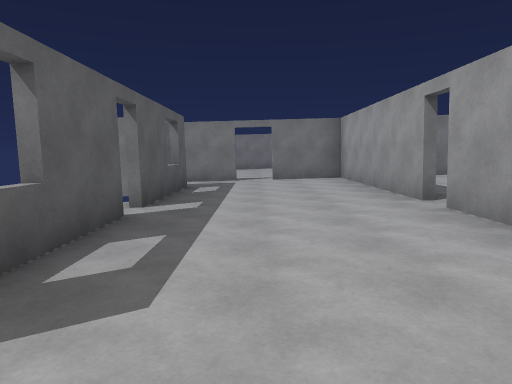
view 1 (above)

21 first-person views from a walk through a 3-D level made in the Unity game engine. The camera is 1.5 m above the floor, tilts 6° down and sees 70° across. The floor is counted in squares, 2 m on a side. Each view is taken from the middle of a square. On the plan, view 1 faces up. The plan holds only what a view shows up to about 11 squares ahead; the rest is blank. The player character is not drawn.

view 2
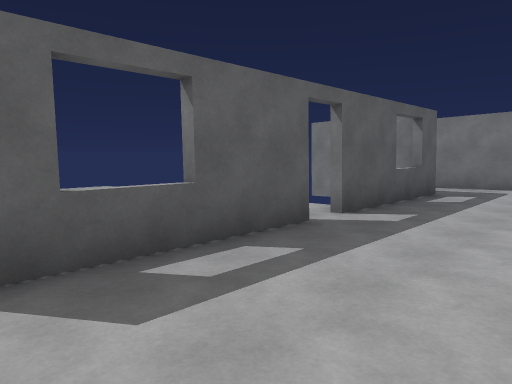

view 3
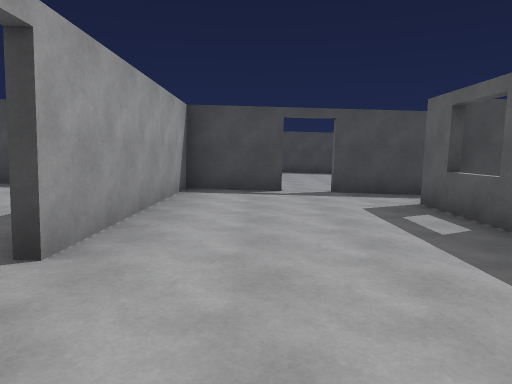

view 4
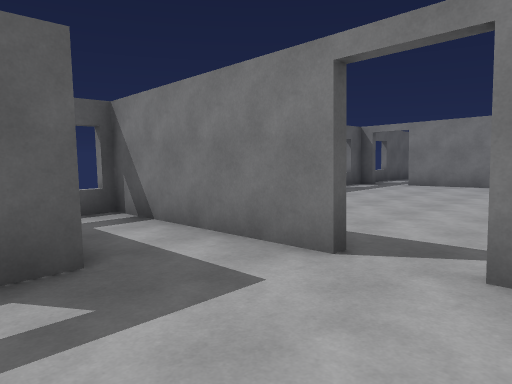

view 5
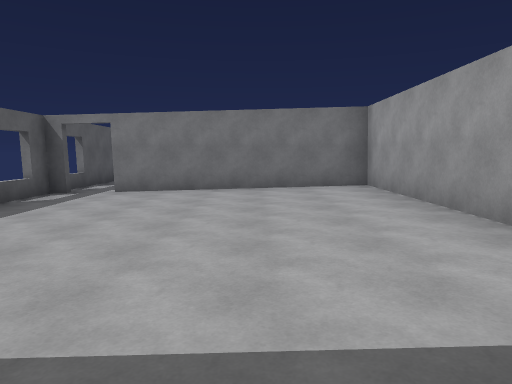

view 6
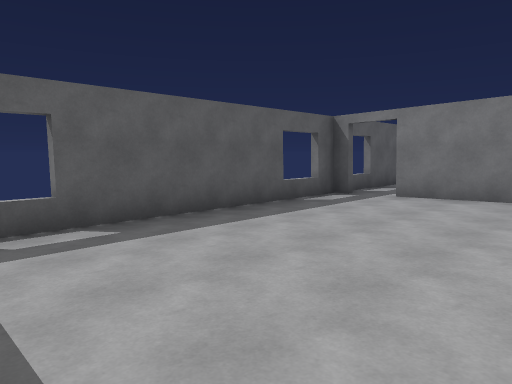

view 7
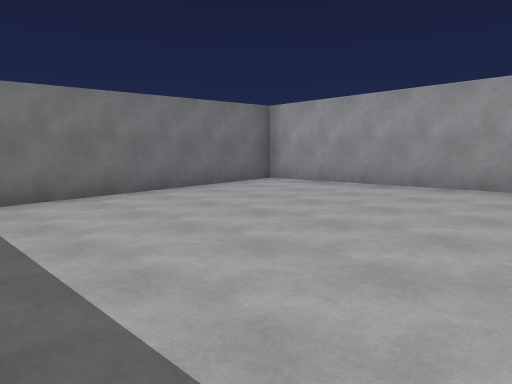

view 8
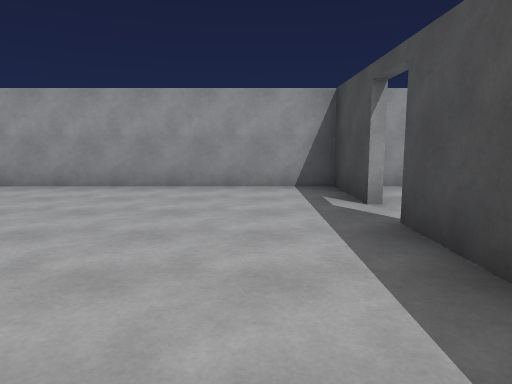

view 9
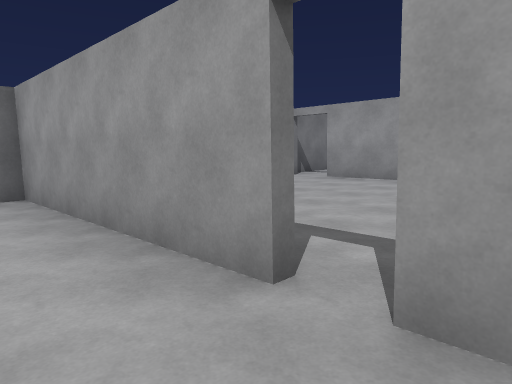

view 10
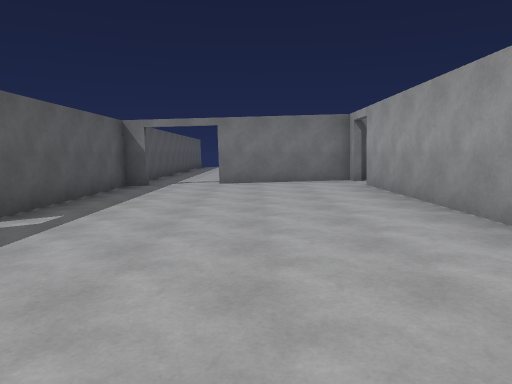

view 11
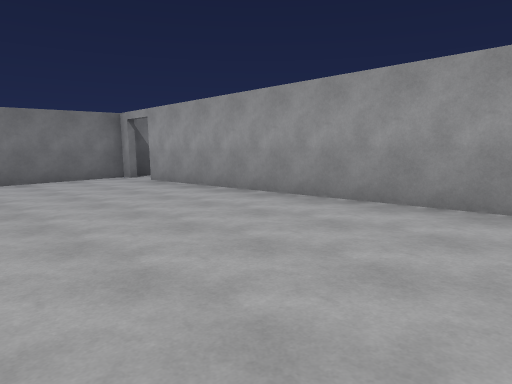

view 12
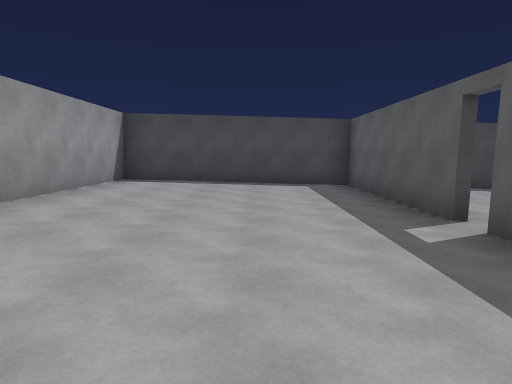

view 13
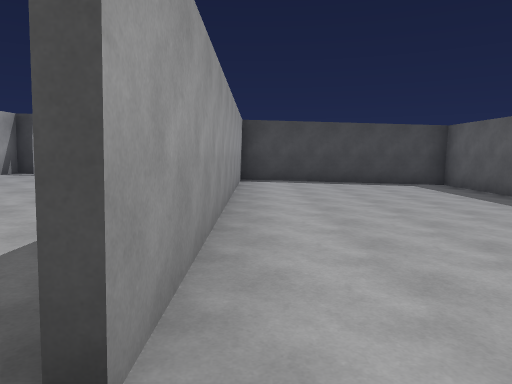

view 14
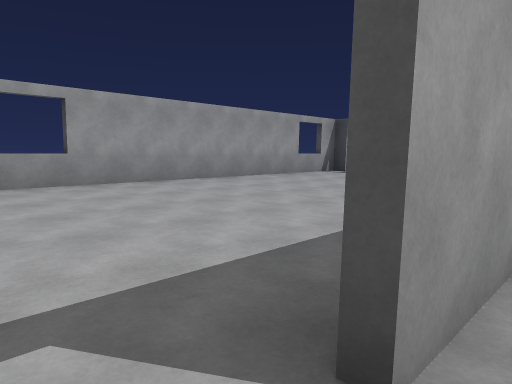

view 15
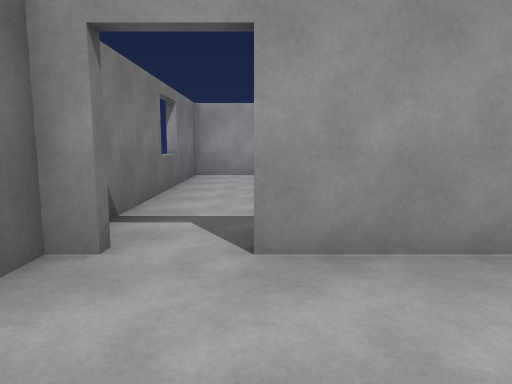

view 16
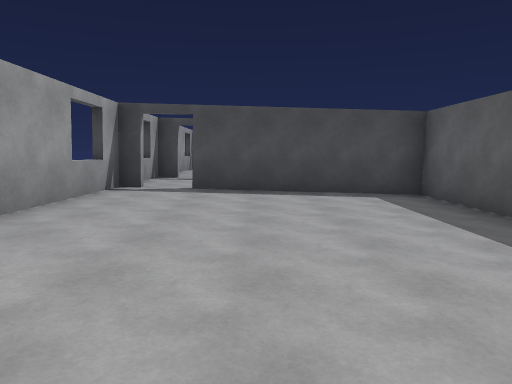

view 17
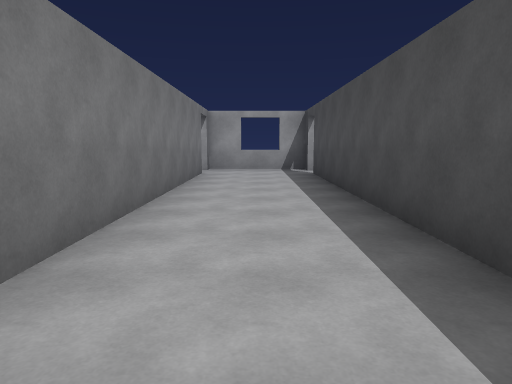

view 18
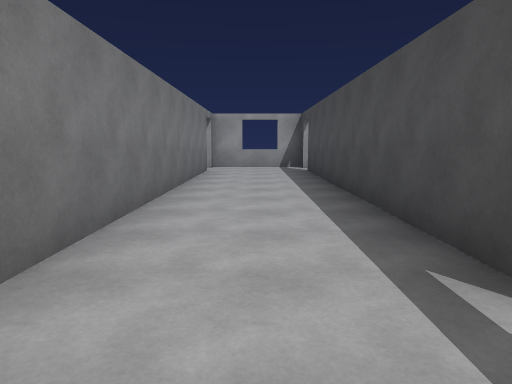

view 19
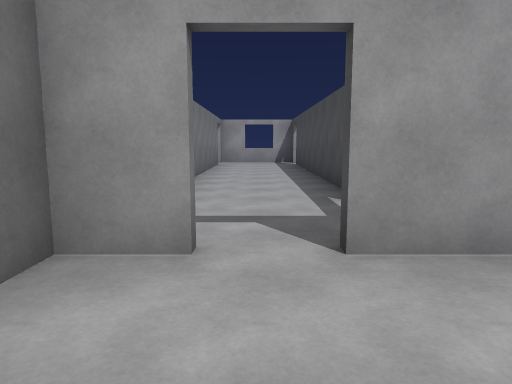

view 20
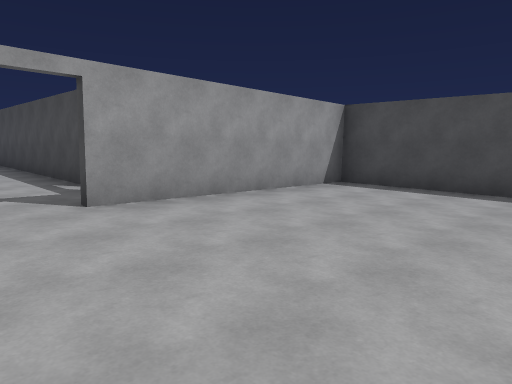

view 21
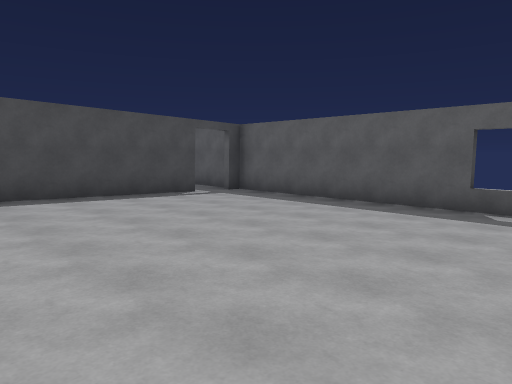

### Floor plan
Key: @ floor where view 1 was taken; # wall or solid block; x gap in a wall; . main floor; : floor 0.25 m higher than the main floor; - floor 0.25 m lower than the main floor; + floor 0.5 m higher than the main floor; * floor 0.75 m higher than the main floor; = window, fence, low wall or low ledge; ^ raised ledge.
Columns run from 5 left of view 1 to 15 right of it. Each row starts with its distance up from view 1.
 21 #
 20 #-
 19 ^-
 18 #-#######
 17 ^--.....#
 16 #--.....#
 15 #--.....#
 14 #--.....#
 13 #--.....#
 12 =--.....#::
 11 #####.###::######=###
 10 =--.....#:::++x++***#
  9 ####....#:::++x++***#
  8    #....#:::++#++***#
  7    #....#:::++#++***#
  6    #....#:::++#++***#
  5    .....::::++#++***#
  4    #....#:::++#++***#
  3    #....#:::++#++***#
  2    #....#:::++#++***#
  1   ##....#:::++#++***^
  0    ##@#############*#
 -1    .....#:::+++++***#
 -2 ^--.....::::+++++***^
 -3 #--.....#:#########*#
 -4 #--.....#           #
 -5 #--.....#
 -6 #--.....#
 -7 #--.....#
 -8 #-#######
 -9 #-
-10 #

Where each view was taken, in squares from view 1:
view 1: 0 up, 0 right, facing up
view 2: 1 up, 1 right, facing up-left
view 3: 7 up, 1 right, facing down
view 4: 8 up, 1 right, facing up-left
view 5: 10 up, 0 right, facing up
view 6: 11 up, 0 right, facing up-left
view 7: 12 up, 4 left, facing up-right
view 8: 12 up, 4 left, facing right
view 9: 4 up, 1 right, facing up-right
view 10: 1 up, 6 right, facing up
view 11: 1 up, 4 right, facing up-right
view 12: 9 up, 5 right, facing down
view 13: 10 up, 8 right, facing down
view 14: 10 up, 8 right, facing down-right
view 15: 9 up, 6 right, facing right
view 16: 7 up, 12 right, facing down
view 17: 2 down, 4 right, facing right
view 18: 2 down, 3 right, facing right
view 19: 2 down, 0 right, facing right
view 20: 1 down, 2 left, facing down-right
view 21: 1 down, 2 right, facing down-left
